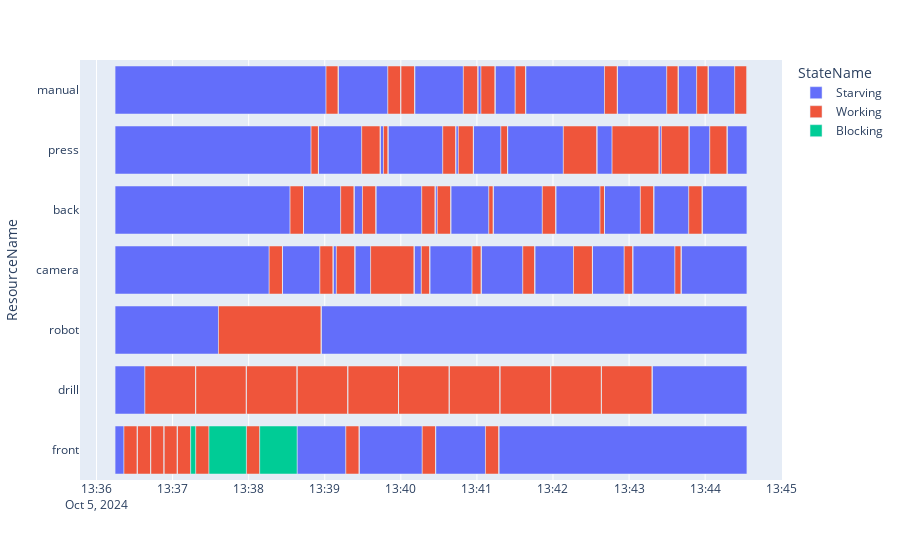

Notebook code cell kept with this figure:
### Code cell
import warnings
warnings.filterwarnings("ignore", category=pd.errors.SettingWithCopyWarning)
warnings.filterwarnings("ignore", category=RuntimeWarning, message="All-NaN slice encountered")
model_path = 'newdqn_model.pth'
Entity.reset_id_counter()
# if os.path.exists(model_path):
#     # os.remove(model_path)

s,b = batchCreate(0,numJobs=10,return_both=True) #b è la lista 
makespan=[]
lab=Lab(b,900)
# lab.gate.Store.items = [item['Entity'] for item in b] #
lab.gate.Store.items=copy.copy(s)
# print(f"Items in store: {lab.gate.Store.items}")

lab.run(900)
df = pd.DataFrame(lab.env.state_log, columns=["Resource","ResourceName","State","StateName","Entity","?","timeIn","timeOut"])
df= df.loc[df.ResourceName.isin(["front","drill","robot","camera","back","press","manual"])]
mks=df.timeOut.max()-df.timeIn.min()
# print(df.timeOut.max())
# print(df.timeIn.min())
makespan.append(mks)
df.to_excel('mappafinale.xlsx')
fig = utils.createGantt(df)
fig.show()
